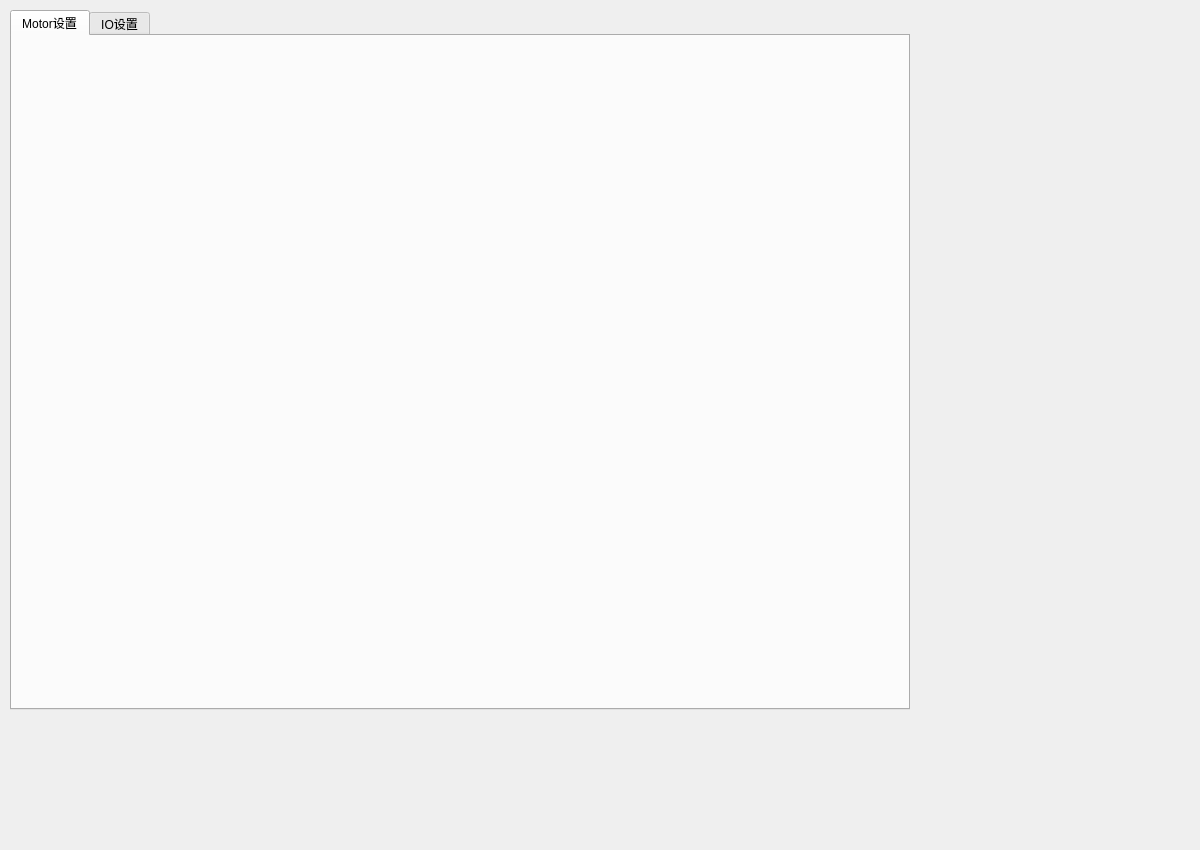
<?xml version="1.0" encoding="UTF-8"?>
<ui version="4.0">
 <class>MotionSetting</class>
 <widget class="QWidget" name="MotionSetting">
  <property name="geometry">
   <rect>
    <x>0</x>
    <y>0</y>
    <width>1200</width>
    <height>850</height>
   </rect>
  </property>
  <property name="windowTitle">
   <string>MotionSetting</string>
  </property>
  <widget class="QTabWidget" name="tabWidget">
   <property name="geometry">
    <rect>
     <x>10</x>
     <y>10</y>
     <width>900</width>
     <height>700</height>
    </rect>
   </property>
   <property name="currentIndex">
    <number>0</number>
   </property>
   <widget class="QWidget" name="tab_1">
    <attribute name="title">
     <string>Motor设置</string>
    </attribute>
   </widget>
   <widget class="QWidget" name="tab_2">
    <attribute name="title">
     <string>IO设置</string>
    </attribute>
   </widget>
  </widget>
 </widget>
 <layoutdefault spacing="6" margin="11"/>
 <resources/>
 <connections/>
</ui>
